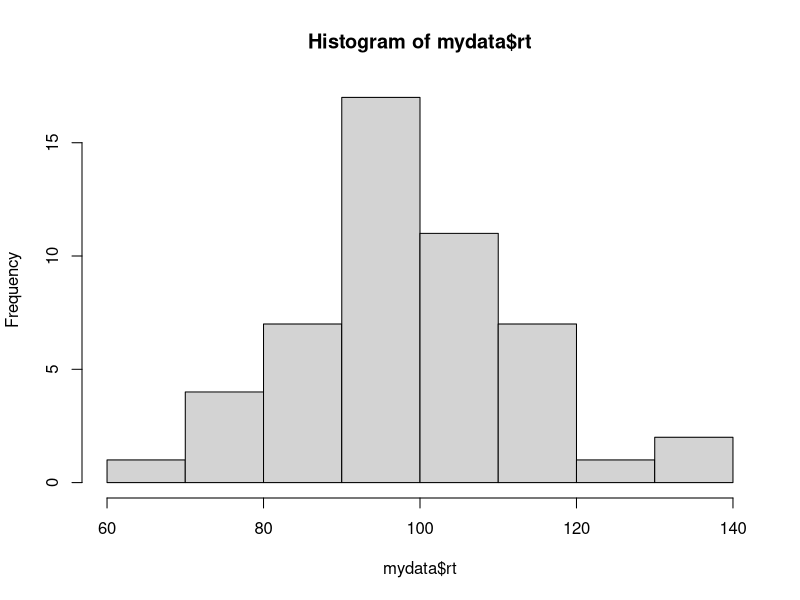
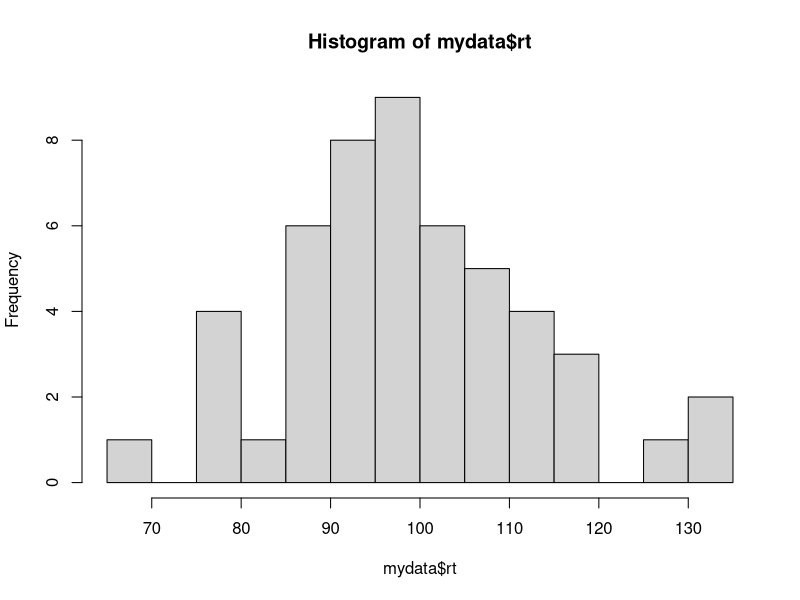
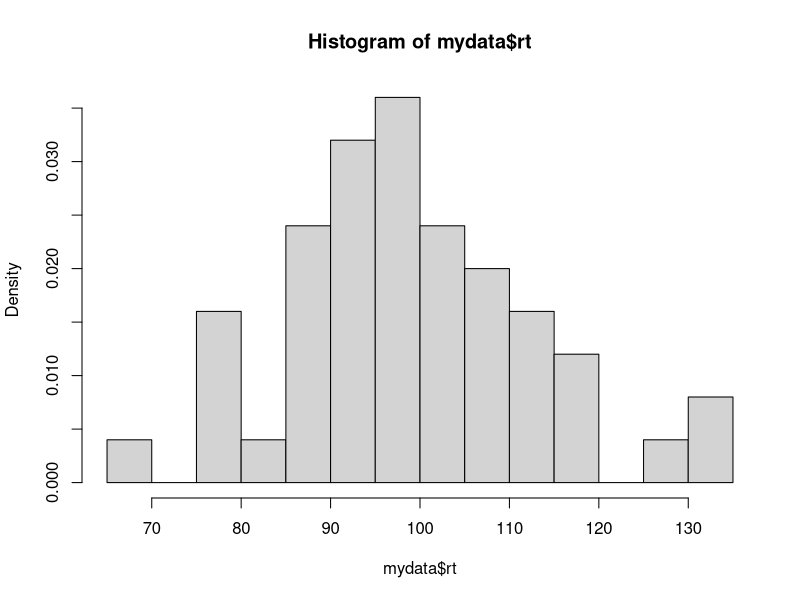
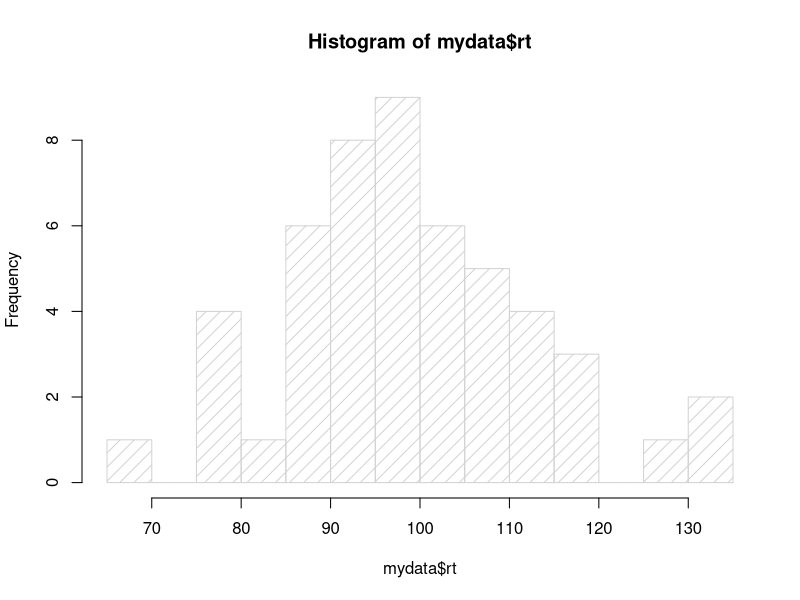
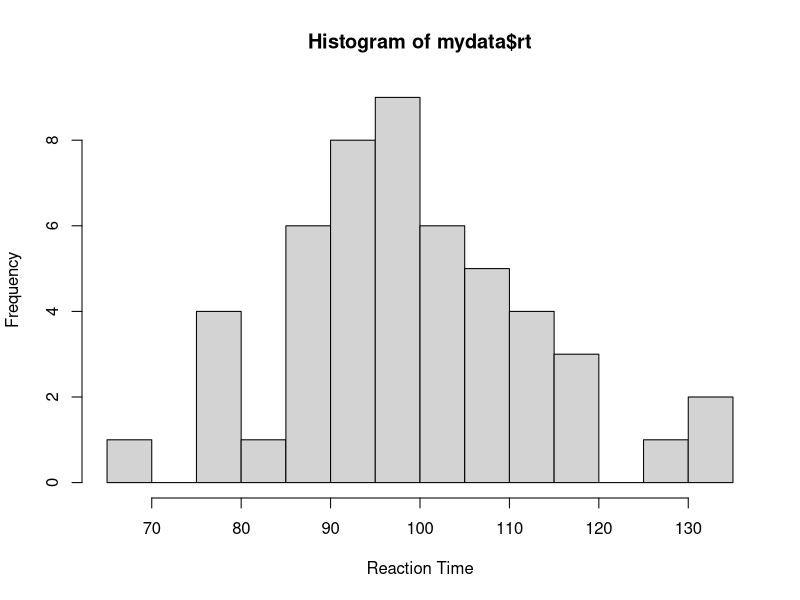
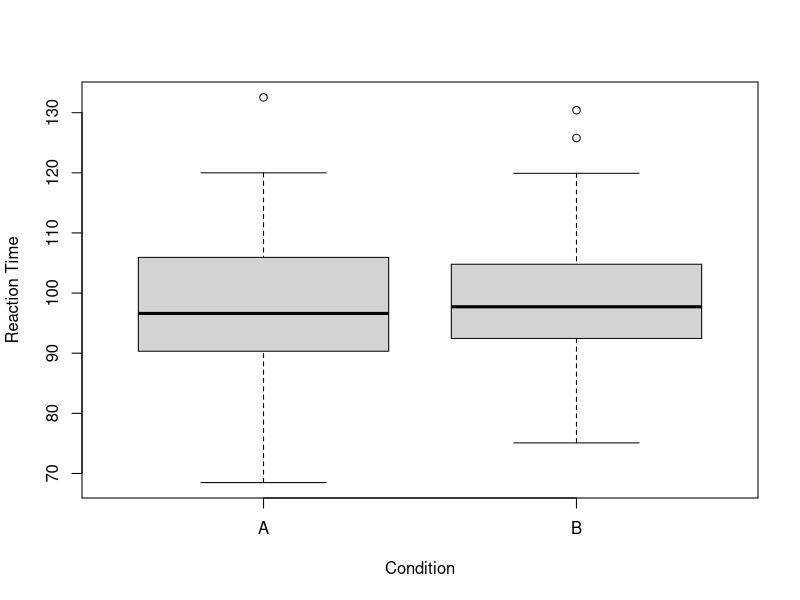

These charts were generated, in order, by the following R code:
## ---- chunk 1
avector <- c(3, 6, 9, 12, 15, 18, 21, 24, 27)  # Let's create a vector with 9 elements.
avector # prints the whole object
avector[4] # prints the fourth element of the vector
avector[4:7] # prints the 4th through 7th elements of the vector
avector[-3]  # drops the third element and prints the rest
## ---- chunk 2
# First, let's recreate our random data.frame:
mydata <- data.frame(id = seq(1:50),  # create a column named "id" with the numbers (sequence) 1 through 50
                     condition = rep(c("A", "B"), 25),  # create a "condition" column with A and B repeating
                     rt = rnorm(n = 50, mean = 100, sd = 15))  # create a third column named "rt" with randomly generated data

head(mydata)  # Let's print the head of the data for reference.

mydata[1, 3]  # select a single cell in the first row, third column
# You'll see from the printout of head(mydata) above that this is the reaction time for participant 1.

mydata[3, ]  # leave one of the numbers blank if you want to select all columns for a given row

mydata[, 3]  # or all rows for a given column

mydata[1:10, ]  # You can select multiple rows and/or columns. Here, we're selecting the first ten rows, all columns.

mydata[c(1, 3, 5),]  # This will select the first, third, and fifth rows, all columns.
## ---- chunk 3
mydata$rt
mydata$condition
## ---- chunk 4
mydata$rt[10]
# is the same as:
mydata[10, 3]

## ---- chunk 5
mydata[mydata$rt > 120, ]  # Select rows of mydata where reaction time is greater than 120, all columns
## ---- chunk 6
mydata$rt > 120
## ---- chunk 7
mydata[mydata$id <= 10,]
mydata[mydata$condition == "A", ]
## ---- chunk 8
mydata[mydata$rt > 100 & mydata$rt < 110, ]  # Select rows of mydata where reaction time is greater than 100 and less than 110, all columns
## ---- chunk 9
mydata[mydata$rt < 90 | mydata$rt > 130, ]  # Select rows of mydata where rt is less than 90 or greater than 130, all columns
## ---- chunk 10
mydata[mydata$id <= 10 & mydata$rt < 90 | mydata$rt > 130, ]
## ---- chunk 11
mydata[mydata$id <= 10 & (mydata$rt < 90 | mydata$rt > 130), ]
## ---- chunk 12
subset(mydata, rt > 130) # This selects all rows of mydata where rt > 130
## ---- chunk 13
subset(mydata, rt > 130, c(condition, rt))  # select the condition and rt columns where rt > 130
## ---- chunk 14
subset(x = mydata, subset = rt > 130, select = c(condition, rt)) # This is the same as the last example, but noting each argument explicitly
## ---- chunk 15
mean(mydata$rt)  # Gives the mean (average) of RT
sd(mydata$rt)  # Gives the standard deviation of RT
median(mydata$rt)  # Gives the median value
min(mydata$rt)  # Gives the minimum value
max(mydata$rt)  # Gives the maximum value
## ---- chunk 16
table(mydata$condition)
## ---- chunk 17
hist(mydata$rt)
## ---- chunk 18
hist(mydata$rt, breaks = 10)  # breaks supplies the number of breaks in the histogram
hist(mydata$rt, breaks = 10, freq = F)  # setting freq = F changes the y-axis to probability density instead of count/frequency
hist(mydata$rt, breaks = 10, density = 10)  # density sets the density of shading
hist(mydata$rt, breaks = 10, xlab = "Reaction Time")  # xlab and ylab change the labels on the X and Y axes.
## ---- chunk 19
boxplot(mydata$rt ~ mydata$condition, xlab = "Condition", ylab = "Reaction Time")
